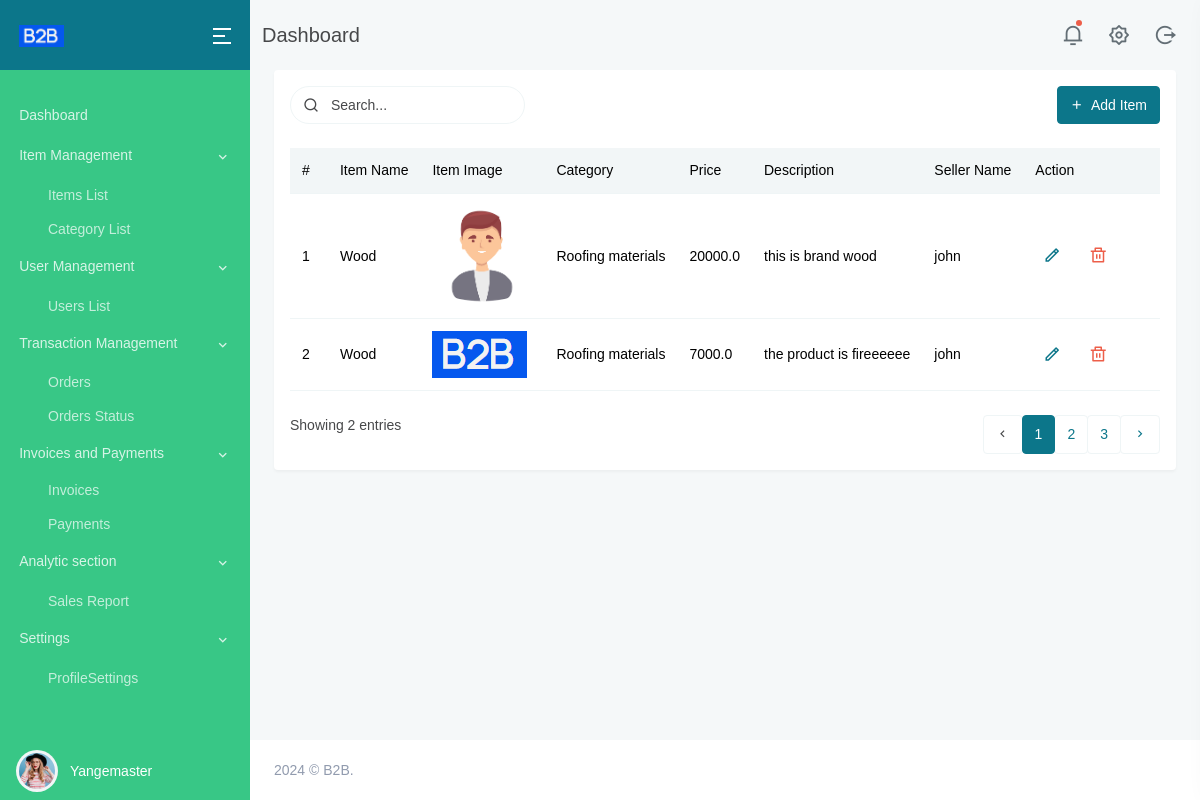
The page /items/ (signed in) on the database as committed earlier.
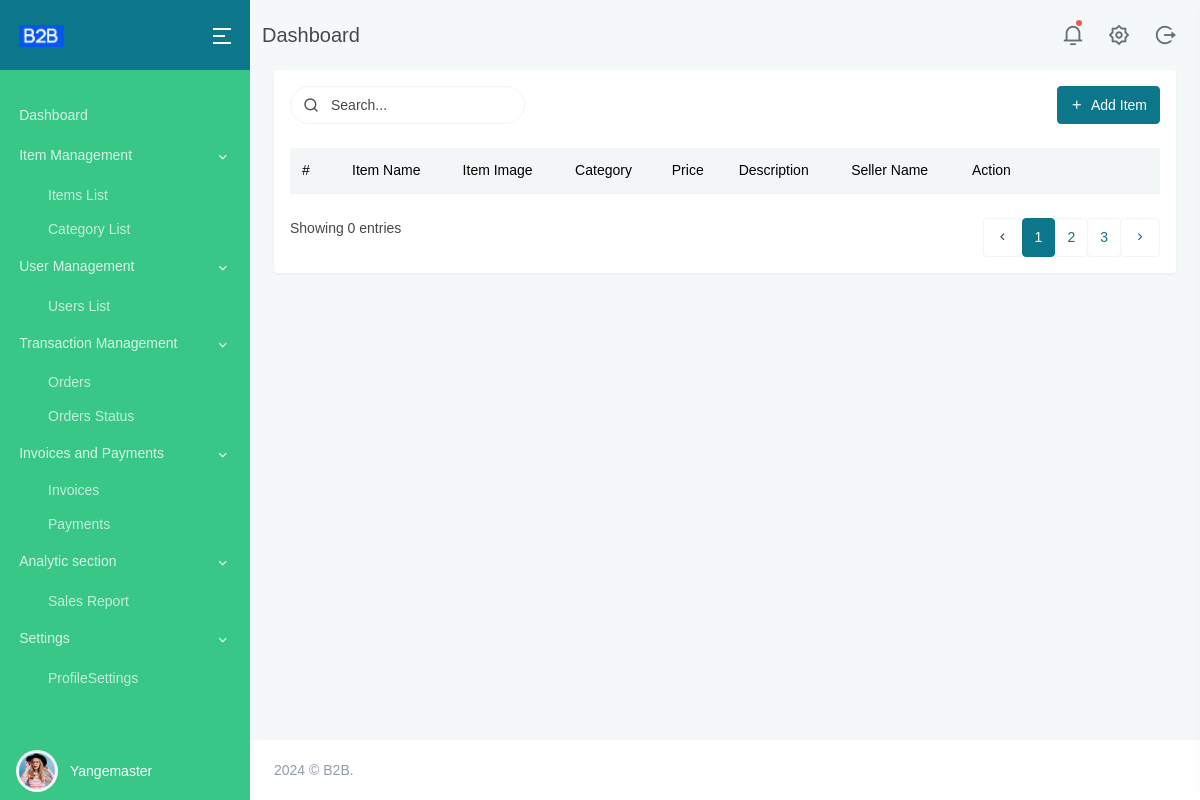
The same page on the database as committed later.
### main/models.py (models this page shows, shortened)
class Item(models.Model):
    item_name = models.CharField(max_length=100)
    category = models.ForeignKey(Category, on_delete=models.CASCADE)
    price = models.FloatField()
    item_image = models.ImageField(upload_to='items_images/')
    description = models.TextField()
    seller_name = models.CharField(max_length=100, default="john")

class Category(models.Model):
    category = models.CharField(max_length=30)
    def __str__(self):
        return self.category

### main/views.py (the view)
# urls.py: path('items/', views.item_list, name='item_list'),
@login_required
def item_list(request):
    items = Item.objects.all()
    categories = Category.objects.all()
    return render(request, 'item.html', {'items': items, 'categories': categories})

### templates/item.html (shortened to what this page needs)
{% extends "base.html" %}
{% load static %}
{% block content %}
<div class="main-content">
    <div class="page-content">
        <div class="container-fluid">
            <div class="row">
                <div class="col-lg-12">
                    <div class="card">
                        <div class="card-body">
                            <div class="row mb-2">
                                <div class="col-md-6">
                                    <div class="form-inline float-md-start mb-3">
                                        <div class="search-box me-2">
                                            <div class="position-relative">
                                                <input type="text" class="form-control border" placeholder="Search...">
                                                <i class="ri-search-line search-icon"></i>
                                            </div>
                                        </div>
                                    </div>
                                </div>
                                <div class="col-md-6">
                                    <div class="mb-3 float-end">
                                        <a href="#" class="btn btn-primary" data-bs-toggle="modal" data-bs-target="#addItemModal">
                                            <i class="mdi mdi-plus me-1"></i> Add Item
                                        </a>
                                    </div>
                                </div>
                            </div>
                            <div class="table-responsive mb-4">
                                <table class="table table-hover table-nowrap align-middle mb-0">
                                    <thead class="bg-light">
                                        <tr>
                                            <th scope="col" style="width: 50px;">#</th>
                                            <th scope="col">Item Name</th>
                                            <th scope="col">Item Image</th>
                                            <th scope="col">Category</th>
                                            <th scope="col">Price</th>
                                            <th scope="col">Description</th>
                                            <th scope="col">Seller Name</th>
                                            <th scope="col" style="width: 200px;">Action</th>
                                        </tr>
                                    </thead>
                                    <tbody>
                                        {% for item in items %}
                                        <tr>
                                            <th scope="row">{{ forloop.counter }}</th>
                                            <td>{{ item.item_name }}</td>
                                            <td>  <img src="{{ item.item_image.url }}" alt="{{ item.item_name }}" style="max-width: 100px; max-height: 100px;"></td>
                                            <td>{{ item.category }}</td>
                                            <td>{{ item.price }}</td>
                                            <td>{{ item.description }}</td>
                                            <td>{{ item.seller_name }}</td>
                                            <td>
                                                <ul class="list-inline mb-0">
                                                    <li class="list-inline-item">
                                                        <a href="javascript:void(0);" class="px-2 text-primary"><i class="ri-pencil-line font-size-18"></i></a>
                                                    </li>
                                                    <li class="list-inline-item">
                                                        <a href="javascript:void(0);" class="px-2 text-danger"><i class="ri-delete-bin-line font-size-18"></i></a>
                                                    </li>
                                                </ul>
                                            </td>
                                        </tr>
                                        {% endfor %}
                                    </tbody>
                                </table>
                            </div>
                            <div class="row mt-4">
                                <div class="col-sm-6">
                                    <div>
                                        <p class="mb-sm-0">Showing {{ items|length }} entries</p>
                                    </div>
                                </div>
                                <div class="col-sm-6">
                                    <div class="float-sm-end">
                                        <ul class="pagination mb-sm-0">
                                            <li class="page-item disabled">
                                                <a href="#" class="page-link"><i class="mdi mdi-chevron-left"></i></a>
                                            </li>
                                            <li class="page-item active">
                                                <a href="#" class="page-link">1</a>
                                            </li>
                                            <li class="page-item">
                                                <a href="#" class="page-link">2</a>
                                            </li>
                                            <li class="page-item">
                                                <a href="#" class="page-link">3</a>
                                            </li>
                                            <li class="page-item">
                                                <a href="#" class="page-link"><i class="mdi mdi-chevron-right"></i></a>
                                            </li>
                                        </ul>
                                    </div>
                                </div>
                            </div>
                        </div>
                    </div>
                </div>
            </div>
        </div>
    </div>
</div>
{% endblock %}

### templates/base.html (shortened to what this page needs)
{% load static %}
<!doctype html>
<html lang="en">
    <head>
    <link href="{% static 'assets/libs/jsvectormap/css/jsvectormap.min.css' %}" rel="stylesheet" type="text/css">
    <link href="{% static 'assets/css/bootstrap.min.css' %}" id="bootstrap-style" rel="stylesheet" type="text/css">
    <link href="{% static 'assets/css/icons.min.css' %}" rel="stylesheet" type="text/css">
    <link href="{% static 'assets/css/app.min.css' %}" id="app-style" rel="stylesheet" type="text/css">
    <link href="https://unicons.iconscout.com/release/v4.0.0/css/unicons.css" rel="stylesheet">
    </head>
    <body data-sidebar="colored">
        <div id="layout-wrapper">
            <header id="page-topbar">
                <div class="navbar-header">
                    <div class="d-flex">
                      <div class="page-title-box align-self-center d-none d-md-block">
                        <h4 class="page-title mb-0">Dashboard</h4>
                      </div>
                    </div>
                    <div class="d-flex">
                        <div class="dropdown d-inline-block">
                            <button type="button" class="btn header-item noti-icon waves-effect" id="page-header-notifications-dropdown" data-bs-toggle="dropdown" aria-expanded="false">
                                <i class="ri-notification-3-line"></i>
                                <span class="noti-dot"></span>
                            </button>
                        </div>
                        <div class="dropdown d-inline-block">
                            <a href="{% url 'settings' %}">
                                <button type="button" class="btn header-item noti-icon right-bar-toggle waves-effect">
                                    <i class="ri-settings-2-line"></i>
                                </button>
                            </a>
                        </div>
                        <div class="dropdown d-inline-block">
                            <a href="{% url 'logout' %}">
                                <button type="button" class="btn header-item noti-icon right-bar-toggle waves-effect">
                                    <i class="ri-logout-circle-r-line"></i>
                                </button>
                            </a>
                        </div>
                    </div>
                </div>
            </header>
            <div class="vertical-menu bg-success">
                 <div class="navbar-brand-box">
                    <a href="{% url 'index' % }" class="logo logo-light">
                        <span class="logo-lg">
                        <img src="{% static 'assets/images/B2B.png' %}" alt="logo-light" height="22">
                        </span>
                    </a>
                </div>
                <button type="button" class="btn btn-sm px-3 font-size-24 header-item waves-effect vertical-menu-btn" id="vertical-menu-btn">
                    <i class="ri-menu-2-line align-middle"></i>
                </button>
                <div data-simplebar="" class="vertical-scroll">
                    <div id="sidebar-menu">
                         <ul class="metismenu list-unstyled" id="side-menu">
                            <li>
                                <a href="{% url 'index' % }" class="waves-effect">
                                    <span>Dashboard</span>
                                </a>
                            </li>
                            <li>
                                <a href="javascript: void(0);" class="has-arrow waves-effect">
                                    <span>Item Management </span>
                                </a>
                                <ul class="sub-menu" aria-expanded="false">
                                    <li><a href="{% url 'item_list' %}">Items List</a></li>
                                    <li><a href="{% url 'category_list' %}">Category  List</a></li>
                                </ul>
                            </li>
                            <li>
                                <a href="javascript: void(0);" class="has-arrow waves-effect">
                                    <span>User Management </span>
                                </a>
                                <ul class="sub-menu" aria-expanded="false">
                                    <li><a href="{% url 'userslist' %}">Users List</a></li>
                                </ul>
                            </li>
                            <li>
                                <a href="javascript: void(0);" class="has-arrow waves-effect">
                                    <span>Transaction Management</span>
                                </a>
                                        <ul class="sub-menu" aria-expanded="false">
                                            <li><a href="{% url 'orders' %}">Orders</a></li>
                                            <li><a href="">Orders Status</a></li>
                                        </ul>
                            </li>
                                    <li>
                                        <a href="javascript: void(0);" class="has-arrow">Invoices and Payments</a>
                                        <ul class="sub-menu" aria-expanded="false">
                                            <li><a href="{% url 'invoices'%}">Invoices</a></li>
                                            <li><a href="{% url 'payments' %}">Payments</a></li>
                                        </ul>
                                    </li>
                            <li>
                                <a href="javascript: void(0);" class="has-arrow waves-effect">
                                    <span>Analytic section</span>
                                </a>
                                <ul class="sub-menu" aria-expanded="true">
                                    <li><a href="#">Sales Report</a></li>
                                </ul>
                            </li>
                            <li>
                                <a href="javascript: void(0);" class="has-arrow waves-effect">
                                    <span>Settings</span>
                                </a>
                                <ul class="sub-menu" aria-expanded="true">
                                    <li><a href="{% url 'settings'%}">ProfileSettings</a></li>
                                </ul>
                            </li>
                     </ul>
                    </div>
                </div>
                <div class="dropdown px-3 sidebar-user sidebar-user-info">
                    <button type="button" class="btn w-100 px-0 border-0" id="page-header-user-dropdown" data-bs-toggle="dropdown" aria-haspopup="true" aria-expanded="false">
                        <span class="d-flex align-items-center">
                            <div class="flex-shrink-0">
                                    <img src="{% static 'assets/images/users/avatar-2.jpg' %}" class="img-fluid header-profile-user rounded-circle" alt="">
                            </div>
                            <div class="flex-grow-1 ms-2 text-start">
                                <span class="ms-1 fw-medium user-name-text">{{ request.user.username }}</span>
                            </div>
                        </span>
                    </button>
                </div>
            </div>
    {% block content %}
    {% endblock content %}
            <footer class="footer">
                <div class="container-fluid">
                    <div class="row">
                        <div class="col-sm-6">
                            <script>document.write(new Date().getFullYear())</script> © B2B.
                        </div>
                    </div>
                </div>
            </footer>
        </div>
</body>
</html>

Rows that differ between the two databases and show on the page:
removed Item: item_name "Wood", item_image (picture), category "Roofing materials", price "20000.0", description "this is brand wood", seller_name "john"
removed Item: item_name "Wood", item_image (picture), category "Roofing materials", price "7000.0", description "the product is fireeeeee", seller_name "john"
Other text that changed with them:
{{ items|length }}: "2" → "0"
